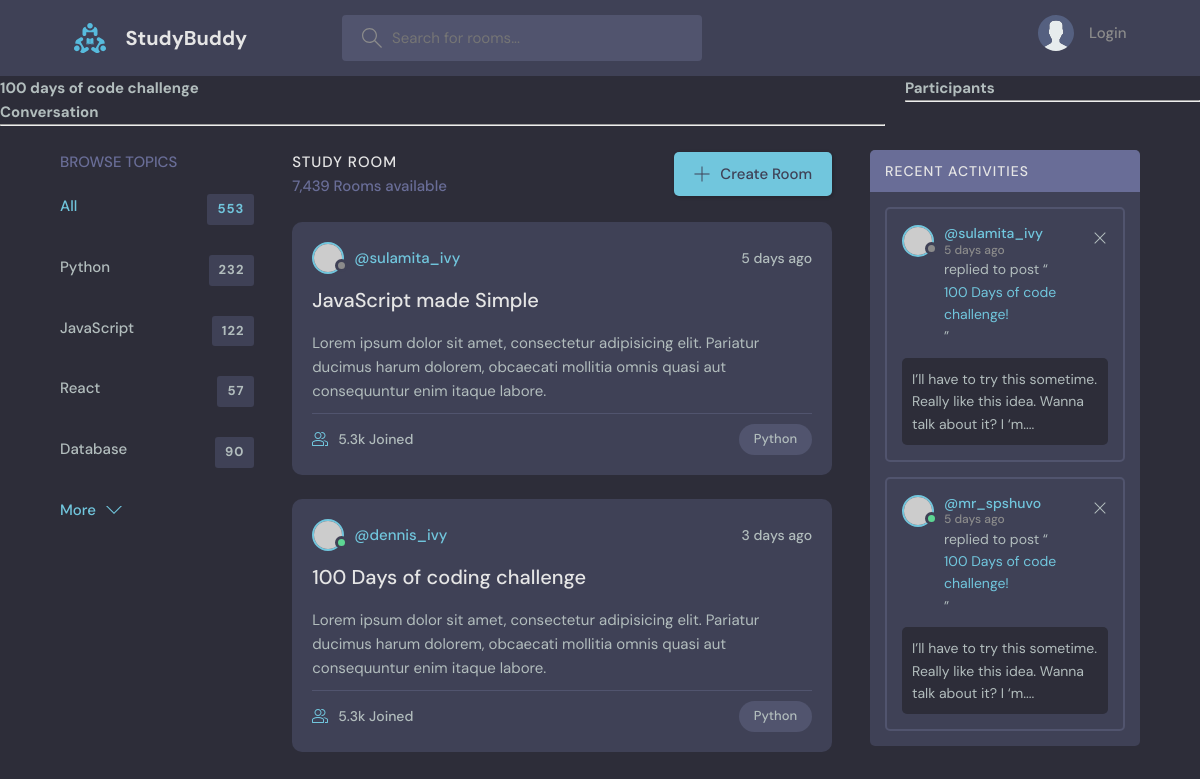
The page /room/2 on the database as committed earlier.
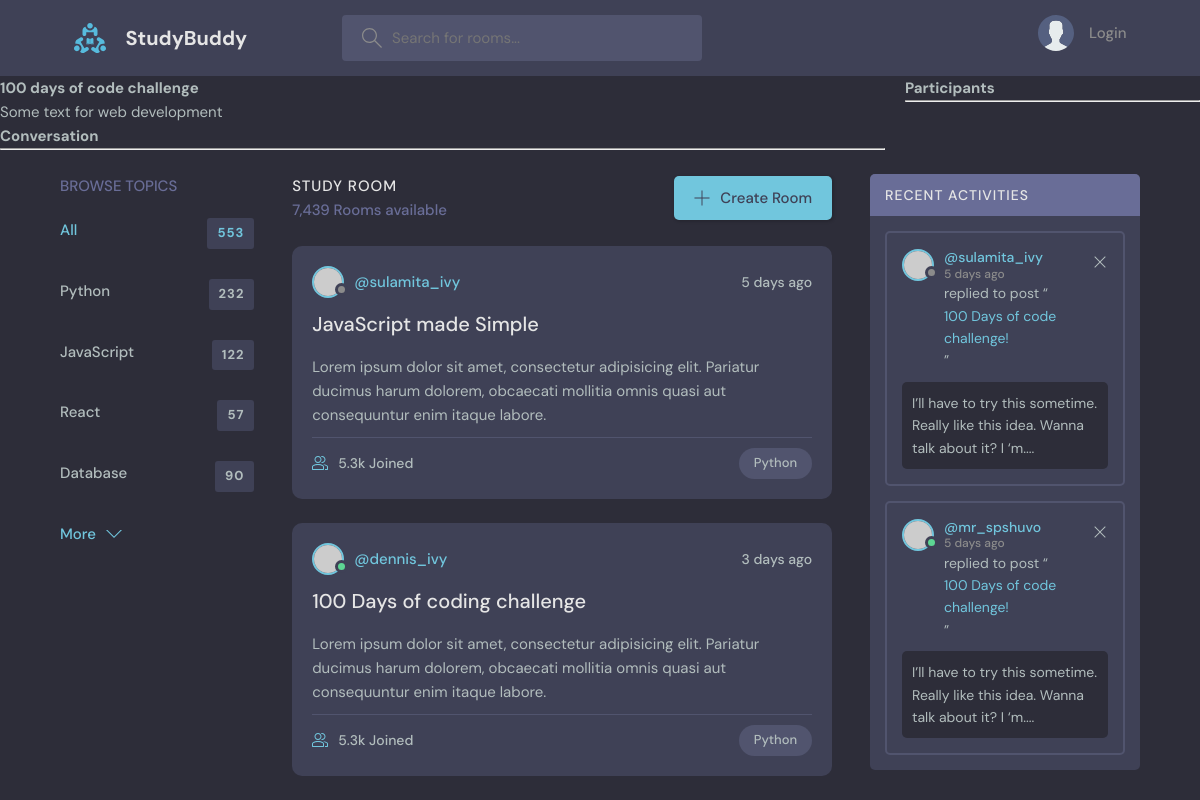
The same page on the database as committed later.
### base/models.py (models this page shows, shortened)
class Room(models.Model):
    host = models.ForeignKey(User,on_delete=models.SET_NULL,null=True)
    topic =  models.ForeignKey(Topic,on_delete=models.SET_NULL,null=True)
    name = models.CharField( max_length=200)
    description = models.TextField(null=True,blank=True)
    participants=models.ManyToManyField(User, related_name='participants',blank=True)
    updated = models.DateTimeField(auto_now=True)
    created = models.DateTimeField(auto_now_add=True)
    class Meta:
        ordering = ['-updated','-created']

### base/views.py (the view, shortened to what this page needs)
# urls.py: path('room/<str:pk>', views.room, name='room'),
def room(request,pk):
    room = Room.objects.get(pk=pk)
    room_messages = room.message_set.all()
    context = {'room':room , 'room_messages':room_messages}
    return render(request, 'base/room.html' ,context)

### base/templates/base/room.html (shortened to what this page needs)
{% extends "main.html" %}
{% block content %}
<div class="room-container">
  <div>
    <b><h1>{{room.name}}</h1></b>
    <p>{{room.description}}</p>
    <div class="comment-wrapper">
      <h3>Conversation</h3>
      <hr />
    </div>
  </div>
  <div>
    <h3>Participants</h3>
    <hr>
  </div>
</div>
{% endblock content %}

Rows that differ between the two databases and show on the page:
changed Room: description (not shown) → "Some text for web development"
